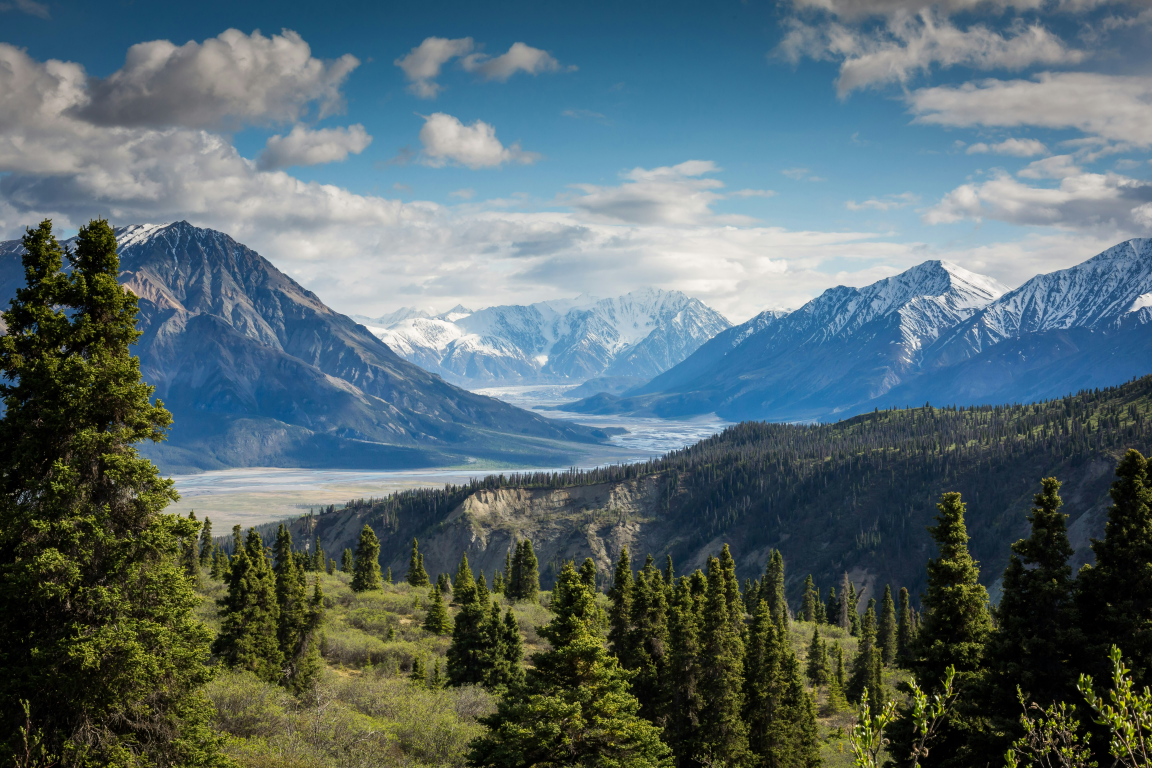
#> input picture nature.jpg, 5760 x 3840 px (shown at 1/5 size)
$ python main.py
#> lines starting #> are read from the running program, lines starting #| are printed output that depends on the picture
import cv2
from tkinter import Tk
from tkinter.filedialog import askopenfilename

root = Tk()
root.title("Select Puzzle Files")   # set the title
# root.withdraw()   # don't hide the window if you want to see it

grid_filename = askopenfilename(title="Pick the grid file")
#> the answer given: nature.jpg
picture_filename = askopenfilename(title="Pick the picture file")
#> the answer given: grid.png

# Load image in grayscale
img = cv2.imread(grid_filename, cv2.IMREAD_GRAYSCALE)
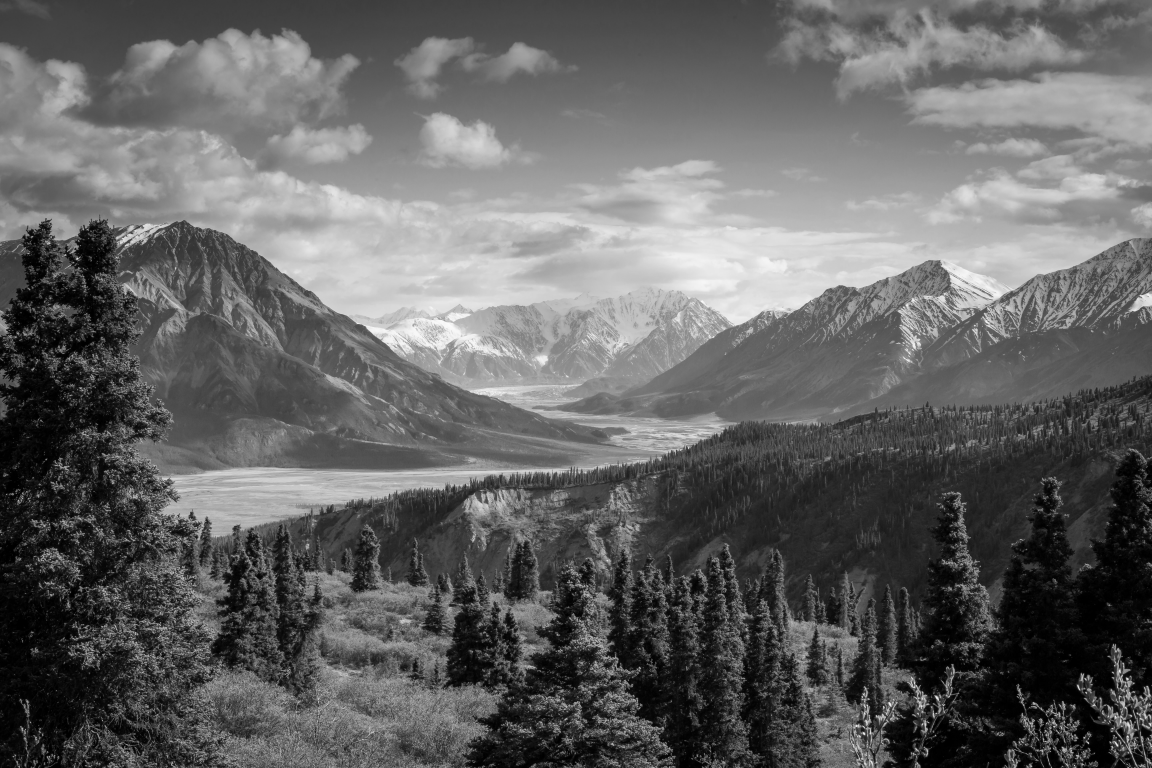
#> img: shape (3840, 5760) (shown at 1/5 size); min 0, max 255, mean 99.5

# Apply Gaussian Blur to reduce noise
blur = cv2.GaussianBlur(img, (5, 5), 1.4)

# Apply Canny Edge Detector
edges = cv2.Canny(blur, threshold1=100, threshold2=20)
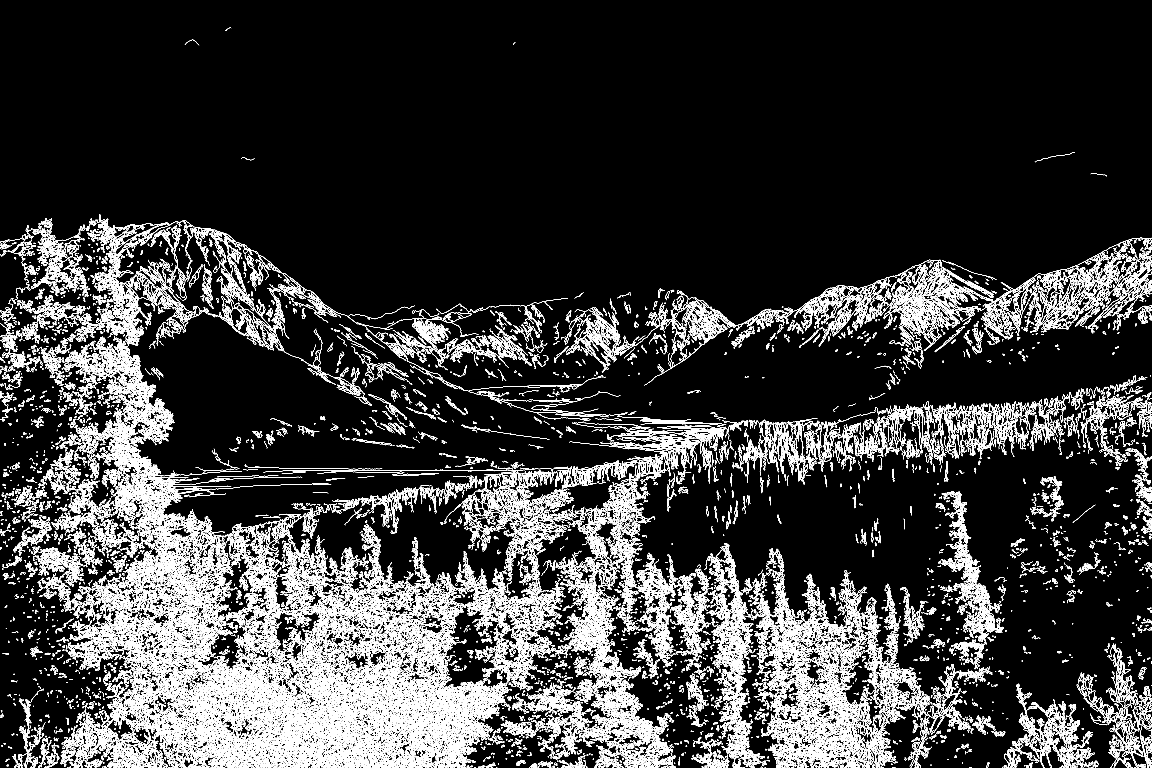
#> edges: shape (3840, 5760) (shown at 1/5 size); 6.8% white in thin lines or dots

edges_bgr = cv2.cvtColor(edges, cv2.COLOR_GRAY2BGR)
#> edges_bgr: shape (3840, 5760, 3); 6.8% white in thin lines or dots

# Replace white pixels with green
edges_bgr[edges == 255] = (0, 0, 0)
#> edges_bgr: shape (3840, 5760, 3); every value is 0
import cv2

# --- Load puzzle edges (from Canny) and the original puzzle photo ---

puzzle = cv2.imread(grid_filename)
#> puzzle is the input picture: shape (3840, 5760, 3); mean B, G, R 107.9, 104.5, 86.6


# --- Fit another image to the puzzle’s size ---
overlay_img = cv2.imread(picture_filename)
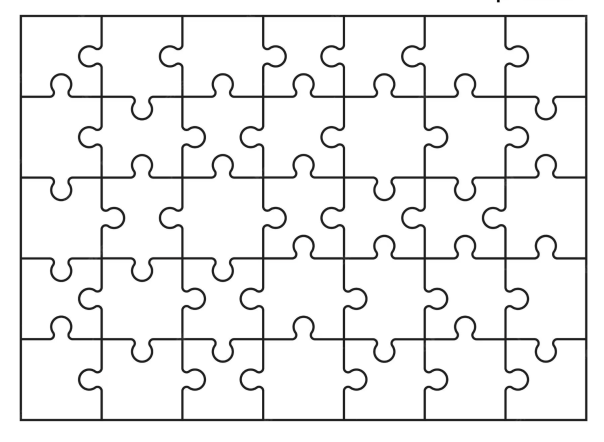
#> input picture grid.png, 1208 x 884 px (shown at 1/2 size)
#> overlay_img is the input picture: shape (884, 1208, 3); mean B, G, R 238, 238, 238
overlay_resized = cv2.resize(overlay_img, (puzzle.shape[1], puzzle.shape[0]))
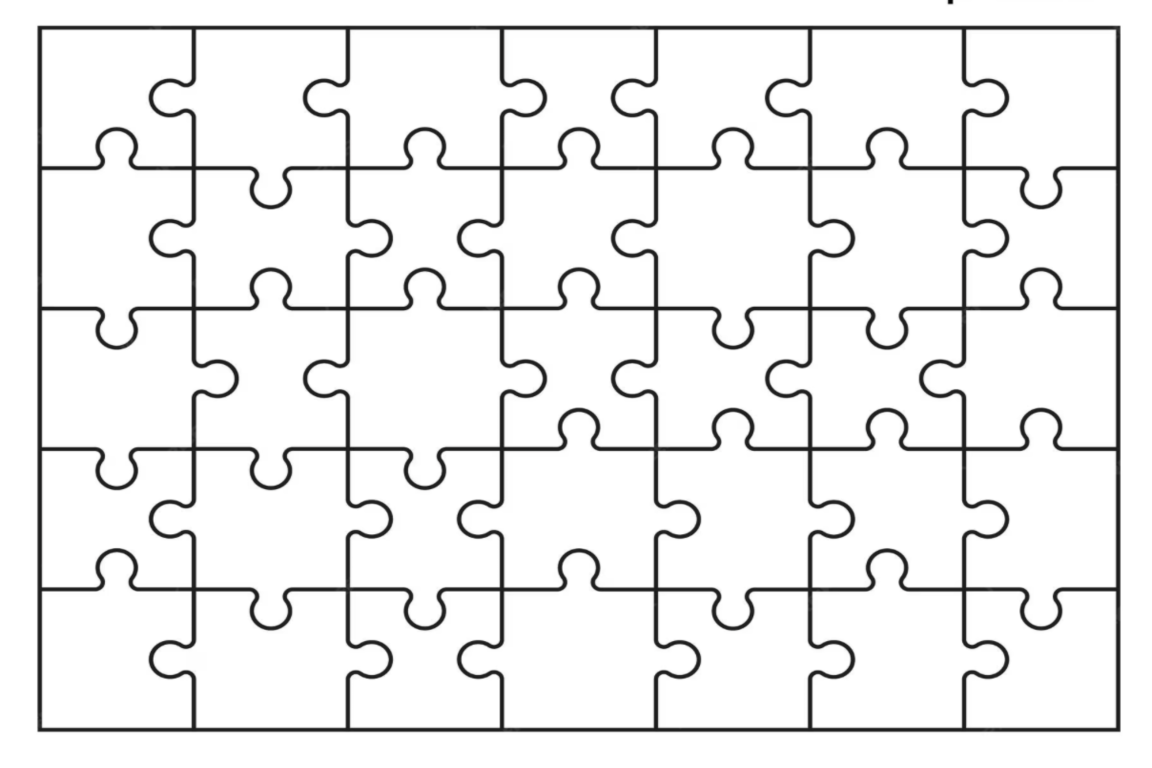
#> overlay_resized: shape (3840, 5760, 3) (shown at 1/5 size); mean B, G, R 237.9, 237.9, 238

# --- Create a mask of the puzzle region ---
# (invert edges so puzzle area = white, outside = black)
mask = cv2.bitwise_not(edges)
#> mask: shape (3840, 5760); 93.2% white; black in thin lines or dots
mask = cv2.threshold(mask, 10, 255, cv2.THRESH_BINARY)[1]

# --- Apply the mask to overlay image ---
puzzle_filled = cv2.bitwise_and(overlay_resized, overlay_resized, mask=mask)
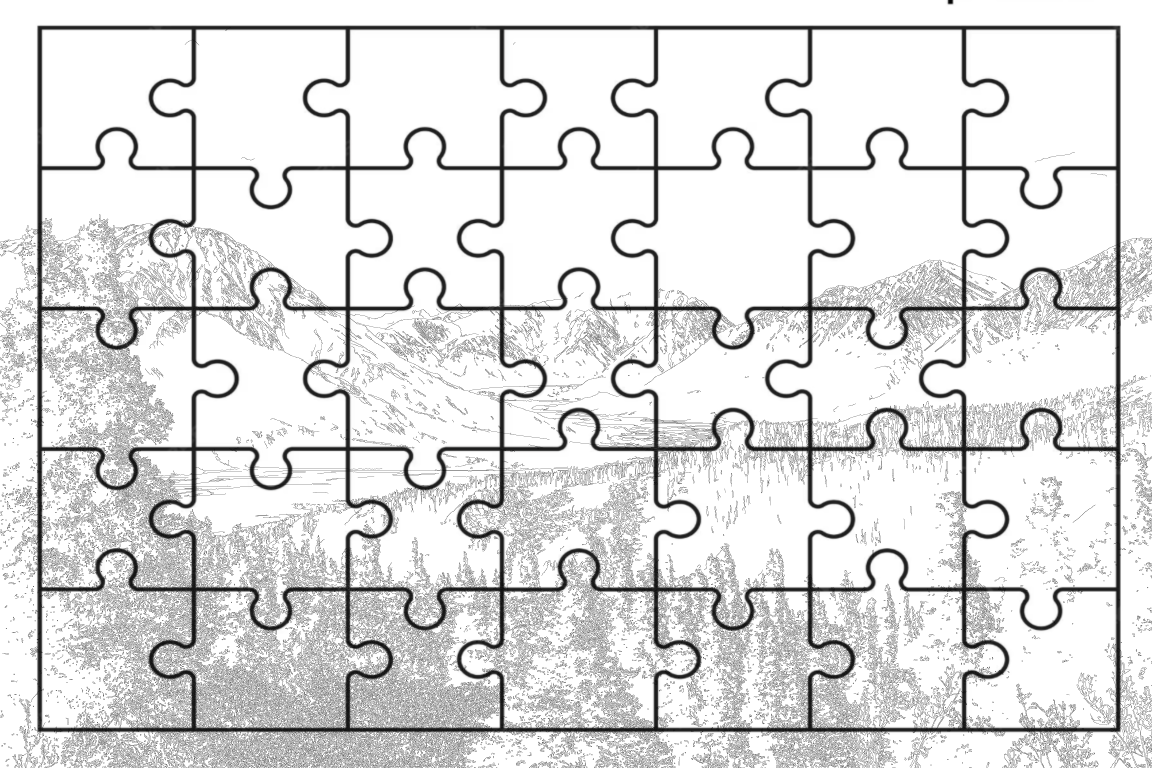
#> puzzle_filled: shape (3840, 5760, 3) (shown at 1/5 size); mean B, G, R 221.9, 221.9, 221.9

# --- Add green puzzle lines on top ---
final = cv2.addWeighted(puzzle_filled, 1, edges_bgr, 1, 0)

# --- Save & show result ---
cv2.imwrite("puzzle_with_image.png", final)
cv2.imshow("Puzzle with Image", final)
cv2.waitKey(30000) # wait for 30 seconds
cv2.destroyAllWindows()
